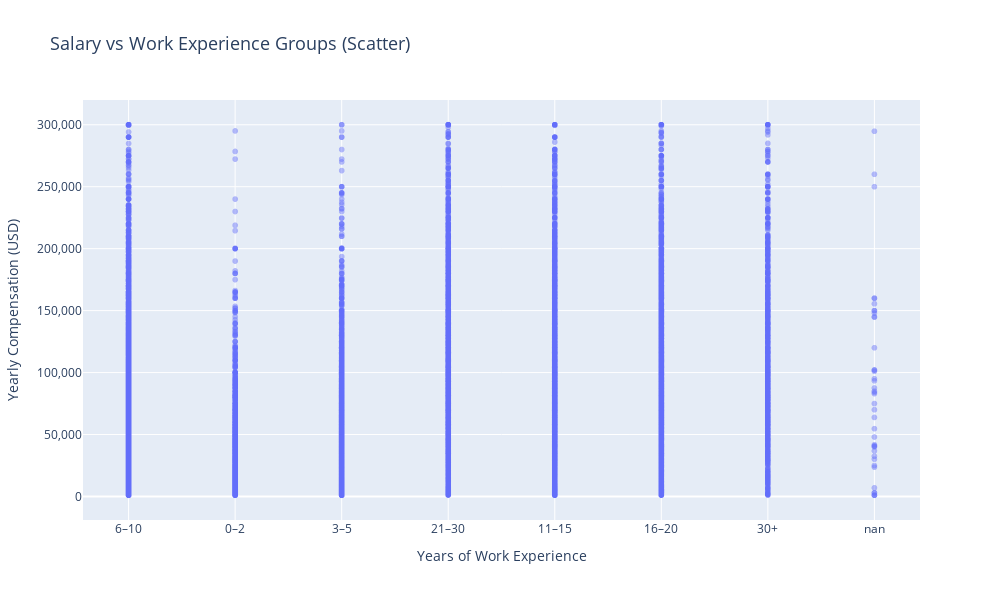

The code cell stored with this chart in its notebook:
### Markdown cell above
## 1. Experience vs Salary (Reality Check)

### Code cell
import plotly.express as px
import numpy as np

# Filter salary range
salary_exp = df[df['ConvertedCompYearly'].between(1000, 300000)].copy()

# Create experience groups
salary_exp['WorkExpGroup'] = pd.cut(
    salary_exp['WorkExp'],
    bins=[0, 2, 5, 10, 15, 20, 30, 50],
    labels=['0–2', '3–5', '6–10', '11–15', '16–20', '21–30', '30+']
)

# Add jitter so points don't overlap vertically
salary_exp['jitter'] = np.random.uniform(-0.3, 0.3, len(salary_exp))

fig = px.scatter(
    salary_exp,
    x=salary_exp['WorkExpGroup'].astype(str),
    y='ConvertedCompYearly',
    opacity=0.45,
    title='Salary vs Work Experience Groups (Scatter)',
    labels={
        'x': 'Years of Work Experience',
        'ConvertedCompYearly': 'Yearly Compensation (USD)'
    }
)

fig.update_layout(
    width=1000,
    height=600,
    yaxis_tickformat=',',
    title_font_size=18
)

fig.show()

### Figure 1 — Plotly figure (JSON) as saved in the notebook; plotly's stock layout.template omitted (floating-point values rounded to 4 significant figures; data arrays with more than 128 entries replaced by an {"elided": "..."} marker saying what was removed)
{"data": [{"hovertemplate": "Years of Work Experience=%{x}<br>Yearly Compensation (USD)=%{y}<extra></extra>", "legendgroup": "", "marker": {"color": "#636efa", "opacity": 0.45, "symbol": "circle"}, "mode": "markers", "name": "", "showlegend": false, "type": "scattergl", "x": {"elided": "22666 str values"}, "xaxis": "x", "y": {"elided": "22666 float values"}, "yaxis": "y"}], "layout": {"height": 600, "legend": {"tracegroupgap": 0}, "title": {"font": {"size": 18}, "text": "Salary vs Work Experience Groups (Scatter)"}, "width": 1000, "xaxis": {"anchor": "y", "domain": [0, 1], "title": {"text": "Years of Work Experience"}}, "yaxis": {"anchor": "x", "domain": [0, 1], "tickformat": ",", "title": {"text": "Yearly Compensation (USD)"}}}}
